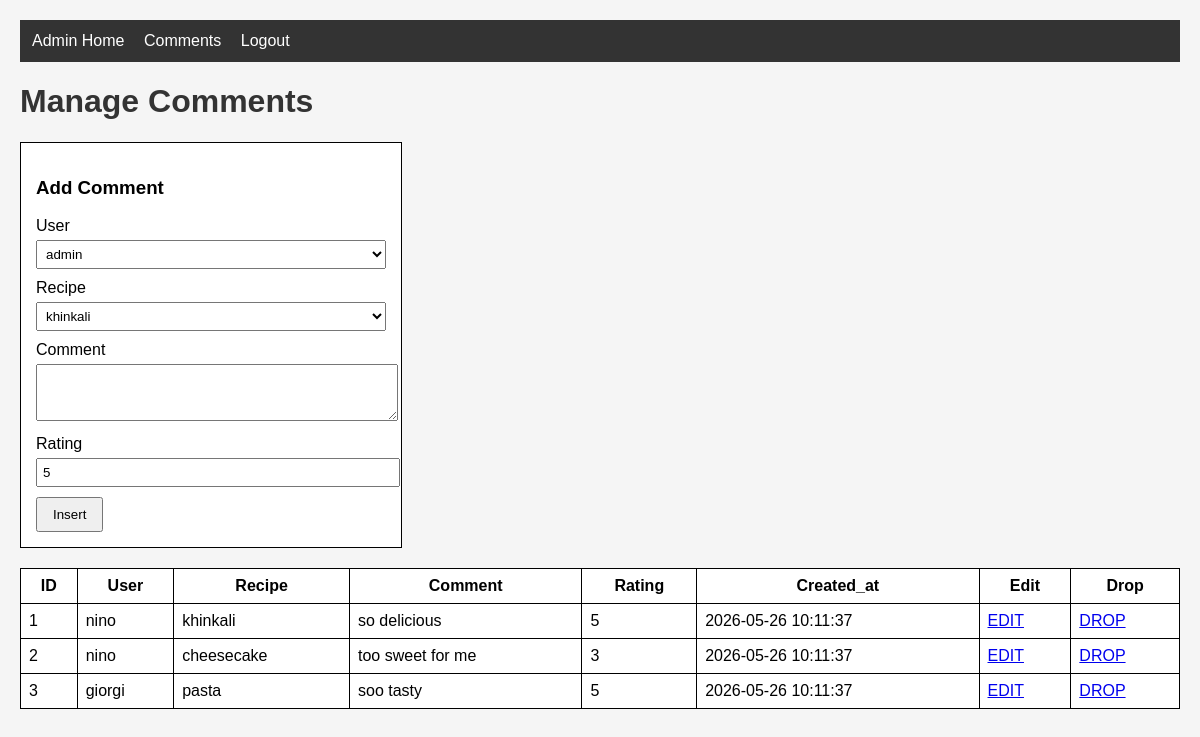
The app's page /admin/comments.php (signed in) with its own data.
### tables this page shows
CREATE TABLE `comments` (
  `id` int(11) NOT NULL,
  `user_id` int(11) NOT NULL,
  `recipe_id` int(11) NOT NULL,
  `comment` text DEFAULT NULL,
  `rating` int(11) DEFAULT NULL,
  `created_at` timestamp NOT NULL DEFAULT current_timestamp(),
  `updated_at` timestamp NULL DEFAULT NULL,
  `deleted_at` timestamp NULL DEFAULT NULL
);

CREATE TABLE `users` (
  `id` int(11) NOT NULL,
  `name` varchar(100) NOT NULL,
  `email` varchar(150) NOT NULL,
  `password` varchar(255) NOT NULL,
  `role` varchar(20) NOT NULL,
  `created_at` timestamp NOT NULL DEFAULT current_timestamp(),
  `updated_at` timestamp NULL DEFAULT NULL,
  `deleted_at` timestamp NULL DEFAULT NULL
);

CREATE TABLE `recipes` (
  `id` int(11) NOT NULL,
  `user_id` int(11) NOT NULL,
  `category_id` int(11) NOT NULL,
  `title` varchar(150) NOT NULL,
  `description` text DEFAULT NULL,
  `instructions` text DEFAULT NULL,
  `cooking_time` int(11) DEFAULT NULL,
  `difficulty` varchar(50) DEFAULT NULL,
  `image` varchar(255) DEFAULT NULL,
  `created_at` timestamp NOT NULL DEFAULT current_timestamp(),
  `updated_at` timestamp NULL DEFAULT NULL,
  `deleted_at` timestamp NULL DEFAULT NULL
);

### admin/comments.php (the view, shortened to what this page needs)
<?php
require_once __DIR__ . "/../config.php";
$users_list = mysqli_fetch_all(mysqli_query($connect, "SELECT id, name FROM users WHERE deleted_at IS NULL"), MYSQLI_ASSOC);
$recipes_list = mysqli_fetch_all(mysqli_query($connect, "SELECT id, title FROM recipes WHERE deleted_at IS NULL"), MYSQLI_ASSOC);
$select_query = "SELECT comments.*, users.name AS user_name, recipes.title AS recipe_title
    FROM comments
    LEFT JOIN users ON comments.user_id = users.id
    LEFT JOIN recipes ON comments.recipe_id = recipes.id
    WHERE comments.deleted_at IS NULL";
$result = mysqli_query($connect, $select_query);
$data = mysqli_fetch_all($result, MYSQLI_ASSOC);
$edit_row = null;
?>
<!DOCTYPE html>
<html lang="en">
<head>
    <link rel="stylesheet" href="../style.css">
</head>
<body>
    <nav>
        <a href="index.php">Admin Home</a>
        <a href="comments.php">Comments</a>
        <a href="../logout.php">Logout</a>
    </nav>
    <h1>Manage Comments</h1>
    <?php if ($edit_row) { ?>
        <form method="post">
            <h3>Edit Comment</h3>
            <input type="hidden" name="id" value="<?= $edit_row['id'] ?>">
            <label>User</label>
            <select name="user_id" required>
                <?php foreach ($users_list as $u) { ?>
                    <option value="<?= $u['id'] ?>" <?php if ($edit_row['user_id'] == $u['id']) echo 'selected'; ?>><?= $u['name'] ?></option>
                <?php } ?>
            </select>
            <label>Recipe</label>
            <select name="recipe_id" required>
                <?php foreach ($recipes_list as $r) { ?>
                    <option value="<?= $r['id'] ?>" <?php if ($edit_row['recipe_id'] == $r['id']) echo 'selected'; ?>><?= $r['title'] ?></option>
                <?php } ?>
            </select>
            <label>Comment</label>
            <textarea name="comment" rows="3" required><?= $edit_row['comment'] ?></textarea>
            <label>Rating</label>
            <input type="number" name="rating" min="1" max="5" value="<?= $edit_row['rating'] ?>" required>
            <button type="submit" name="update_button">Update</button>
            <a href="comments.php">Cancel</a>
        </form>
    <?php } else { ?>
        <form method="post">
            <h3>Add Comment</h3>
            <label>User</label>
            <select name="user_id" required>
                <?php foreach ($users_list as $u) { ?>
                    <option value="<?= $u['id'] ?>"><?= $u['name'] ?></option>
                <?php } ?>
            </select>
            <label>Recipe</label>
            <select name="recipe_id" required>
                <?php foreach ($recipes_list as $r) { ?>
                    <option value="<?= $r['id'] ?>"><?= $r['title'] ?></option>
                <?php } ?>
            </select>
            <label>Comment</label>
            <textarea name="comment" rows="3" required></textarea>
            <label>Rating</label>
            <input type="number" name="rating" min="1" max="5" value="5" required>
            <button type="submit" name="insert_button">Insert</button>
        </form>
    <?php } ?>
    <table>
        <tr>
            <th>ID</th>
            <th>User</th>
            <th>Recipe</th>
            <th>Comment</th>
            <th>Rating</th>
            <th>Created_at</th>
            <th>Edit</th>
            <th>Drop</th>
        </tr>
        <?php foreach ($data as $row) { ?>
        <tr>
            <td><?= $row['id'] ?></td>
            <td><?= $row['user_name'] ?></td>
            <td><?= $row['recipe_title'] ?></td>
            <td><?= $row['comment'] ?></td>
            <td><?= $row['rating'] ?></td>
            <td><?= $row['created_at'] ?></td>
            <td><a href="?id=<?= $row['id'] ?>">EDIT</a></td>
            <td><a href="?drop=<?= $row['id'] ?>">DROP</a></td>
        </tr>
        <?php } ?>
    </table>
</body>
</html>

### style.css (style rules this page uses)
body { font-family: Arial, sans-serif; margin: 20px; background: #f5f5f5; }
nav { background: #333; padding: 12px; margin-bottom: 20px; }
nav a { color: white; margin-right: 15px; text-decoration: none; }
h1, h2 { color: #333; }
table { border: solid 1px black; border-collapse: collapse; width: 100%; margin-bottom: 25px; background: white; }
table td, table th { border: solid 1px black; padding: 8px; }
form { width: 350px; border: solid 1px black; padding: 15px; margin-bottom: 20px; background: white; }
form label { display: block; margin-bottom: 5px; }
form input, form select, form textarea { width: 100%; margin-bottom: 10px; padding: 5px; }
button, .btn { padding: 8px 15px; cursor: pointer; }

### records on screen
comments: id "1", user.name "nino", recipe.title "khinkali", comment "so delicious", rating "5", created_at "2026-05-26 10:11:37"
comments: id "2", user.name "nino", recipe.title "cheesecake", comment "too sweet for me", rating "3", created_at "2026-05-26 10:11:37"
comments: id "3", user.name "giorgi", recipe.title "pasta", comment "soo tasty", rating "5", created_at "2026-05-26 10:11:37"

### other values on screen
form field user_id "admin"
form field recipe_id "khinkali"
